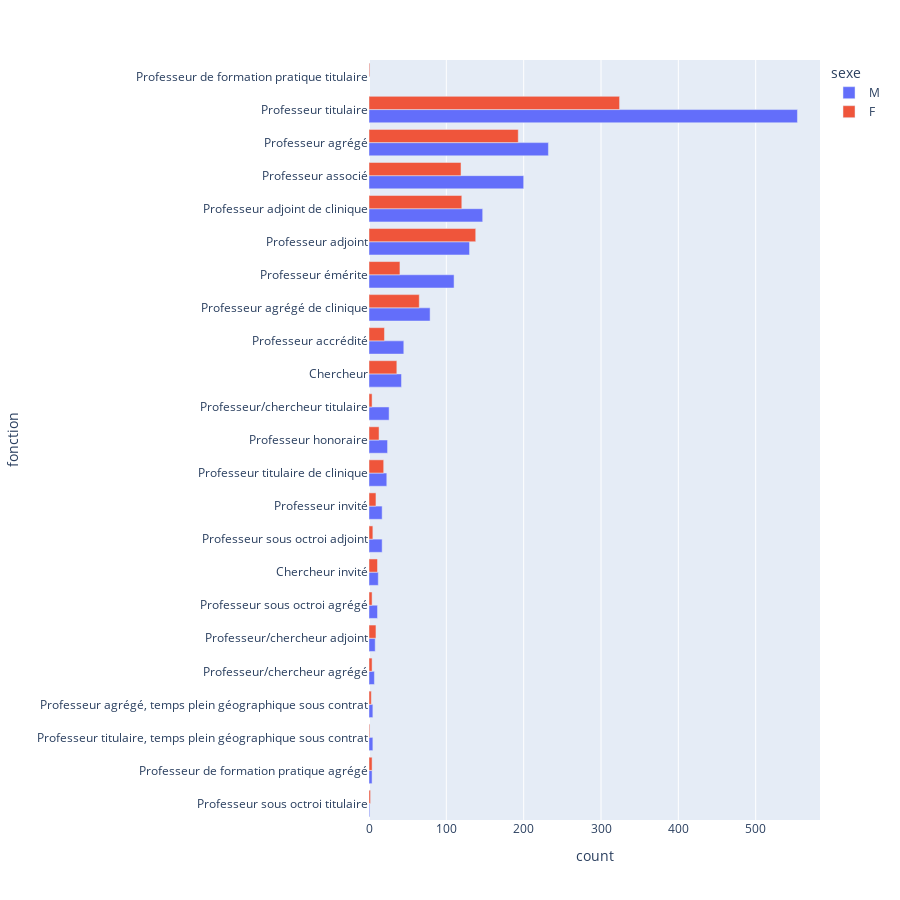

Write notebook code for a chart like this one.
### Code cell
fonctionGenre = demographics[['idsadvr', 'sexe', 'affiliations.fonction.codeSad']].drop_duplicates()
freqFonctionGenre = pd.DataFrame(fonctionGenre[['sexe', 'affiliations.fonction.codeSad']].value_counts()).reset_index()

mapping = pd.read_csv('tables/SADVR_fonctions.csv')[['codeSad', 'nomM']].to_dict('records')
mapping = {x['codeSad'] : x['nomM'] for x in mapping}

freqFonctionGenre['fonction'] = freqFonctionGenre['affiliations.fonction.codeSad'].map(mapping)
freqFonctionGenre.to_csv('tables/statistiques__sociodemographiques/fonctionGenre.csv', index=False)

freqFonctionGenre = freqFonctionGenre[['sexe', 'fonction', 'count']]
freqFonctionGenre = freqFonctionGenre[freqFonctionGenre['sexe'] != 'A']
freqFonctionGenre = freqFonctionGenre.sort_values(by='count', ascending=True)
freqFonctionGenre

px.bar(
    freqFonctionGenre,
    y = 'fonction',
    x = 'count',
    color = 'sexe',
    barmode='group',
    height=900,
    orientation = 'h',
)

### Figure 1 — Plotly figure (JSON) as saved in the notebook; plotly's stock layout.template omitted (floating-point values rounded to 4 significant figures)
{"data": [{"alignmentgroup": "True", "hovertemplate": "sexe=M<br>count=%{x}<br>fonction=%{y}<extra></extra>", "legendgroup": "M", "marker": {"color": "#636efa", "pattern": {"shape": ""}}, "name": "M", "offsetgroup": "M", "orientation": "h", "showlegend": true, "textposition": "auto", "type": "bar", "x": [1, 4, 5, 5, 7, 8, 11, 12, 17, 17, 23, 24, 26, 42, 45, 79, 110, 130, 147, 200, 232, 554], "xaxis": "x", "y": ["Professeur sous octroi titulaire", "Professeur de formation pratique agrégé", "Professeur titulaire, temps plein géographique sous contrat", "Professeur agrégé, temps plein géographique sous contrat", "Professeur/chercheur agrégé", "Professeur/chercheur adjoint", "Professeur sous octroi agrégé", "Chercheur invité", "Professeur sous octroi adjoint", "Professeur invité", "Professeur titulaire de clinique", "Professeur honoraire", "Professeur/chercheur titulaire", "Chercheur", "Professeur accrédité", "Professeur agrégé de clinique", "Professeur émérite", "Professeur adjoint", "Professeur adjoint de clinique", "Professeur associé", "Professeur agrégé", "Professeur titulaire"], "yaxis": "y"}, {"alignmentgroup": "True", "hovertemplate": "sexe=F<br>count=%{x}<br>fonction=%{y}<extra></extra>", "legendgroup": "F", "marker": {"color": "#EF553B", "pattern": {"shape": ""}}, "name": "F", "offsetgroup": "F", "orientation": "h", "showlegend": true, "textposition": "auto", "type": "bar", "x": [1, 1, 2, 3, 4, 4, 4, 4, 5, 9, 9, 11, 13, 19, 20, 36, 40, 65, 119, 120, 138, 193, 324], "xaxis": "x", "y": ["Professeur titulaire, temps plein géographique sous contrat", "Professeur de formation pratique titulaire", "Professeur sous octroi titulaire", "Professeur agrégé, temps plein géographique sous contrat", "Professeur sous octroi agrégé", "Professeur/chercheur agrégé", "Professeur/chercheur titulaire", "Professeur de formation pratique agrégé", "Professeur sous octroi adjoint", "Professeur invité", "Professeur/chercheur adjoint", "Chercheur invité", "Professeur honoraire", "Professeur titulaire de clinique", "Professeur accrédité", "Chercheur", "Professeur émérite", "Professeur agrégé de clinique", "Professeur associé", "Professeur adjoint de clinique", "Professeur adjoint", "Professeur agrégé", "Professeur titulaire"], "yaxis": "y"}], "layout": {"barmode": "group", "height": 900, "legend": {"title": {"text": "sexe"}, "tracegroupgap": 0}, "margin": {"t": 60}, "xaxis": {"anchor": "y", "domain": [0, 1], "title": {"text": "count"}}, "yaxis": {"anchor": "x", "domain": [0, 1], "title": {"text": "fonction"}}}}
